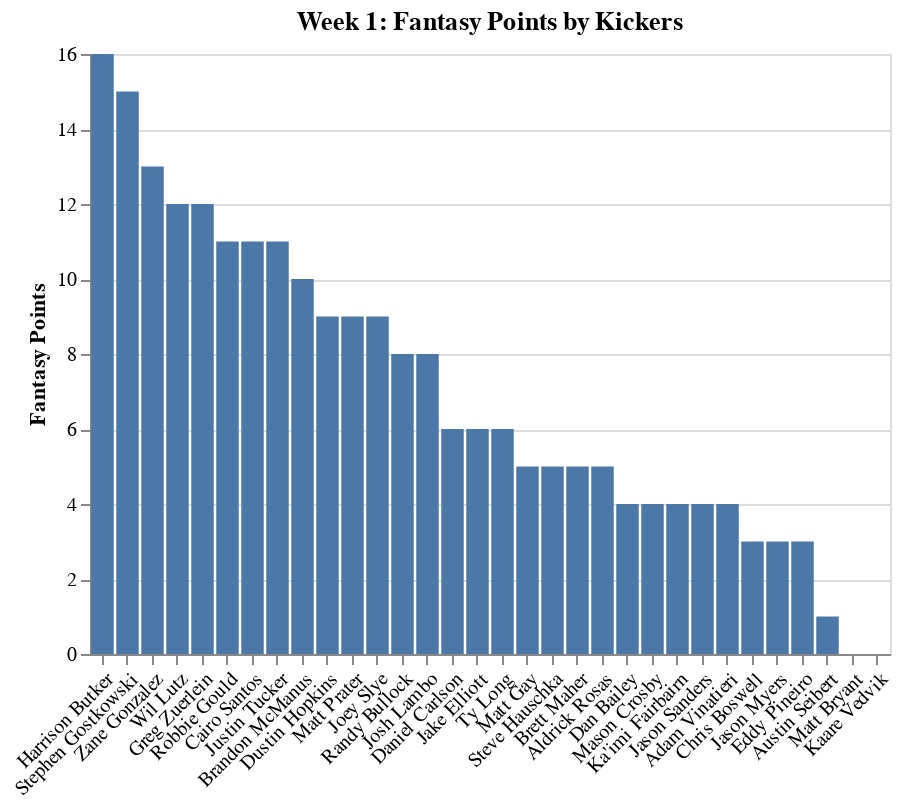

The code cell stored with this chart in its notebook:
### Code cell
chart

### Figure 1 — Vega-Lite specification as saved in the notebook (floating-point values rounded to 4 significant figures)
{"$schema": "https://vega.github.io/schema/vega-lite/v3.4.0.json", "config": {"background": "white", "mark": {"tooltip": null}, "view": {"height": 300, "width": 400}}, "data": {"name": "data-faf58ba32f28c0e6faaf4ec8e7a95306"}, "datasets": {"data-faf58ba32f28c0e6faaf4ec8e7a95306": [{"EPA": 4, "EPM": 4, "FGA": 4, "FGM": 4, "FGPercentage": "100.0%", "FantasyPoints": 16, "Player": "Harrison Butker", "Team": "KC"}, {"EPA": 3, "EPM": 3, "FGA": 4, "FGM": 4, "FGPercentage": "100.0%", "FantasyPoints": 15, "Player": "Stephen Gostkowski", "Team": "NE"}, {"EPA": 1, "EPM": 1, "FGA": 4, "FGM": 4, "FGPercentage": "100.0%", "FantasyPoints": 13, "Player": "Zane Gonzalez", "Team": "ARI"}, {"EPA": 3, "EPM": 3, "FGA": 4, "FGM": 3, "FGPercentage": "75.0%", "FantasyPoints": 12, "Player": "Wil Lutz", "Team": "NO"}, {"EPA": 3, "EPM": 3, "FGA": 4, "FGM": 3, "FGPercentage": "75.0%", "FantasyPoints": 12, "Player": "Greg Zuerlein", "Team": "LAR"}, {"EPA": 2, "EPM": 2, "FGA": 4, "FGM": 3, "FGPercentage": "75.0%", "FantasyPoints": 11, "Player": "Robbie Gould", "Team": "SF"}, {"EPA": 5, "EPM": 5, "FGA": 2, "FGM": 2, "FGPercentage": "100.0%", "FantasyPoints": 11, "Player": "Cairo Santos", "Team": "TEN"}, {"EPA": 8, "EPM": 8, "FGA": 1, "FGM": 1, "FGPercentage": "100.0%", "FantasyPoints": 11, "Player": "Justin Tucker", "Team": "BAL"}, {"EPA": 1, "EPM": 1, "FGA": 4, "FGM": 3, "FGPercentage": "75.0%", "FantasyPoints": 10, "Player": "Brandon McManus", "Team": "DEN"}, {"EPA": 3, "EPM": 3, "FGA": 2, "FGM": 2, "FGPercentage": "100.0%", "FantasyPoints": 9, "Player": "Dustin Hopkins", "Team": "WAS"}, {"EPA": 3, "EPM": 3, "FGA": 2, "FGM": 2, "FGPercentage": "100.0%", "FantasyPoints": 9, "Player": "Matt Prater", "Team": "DET"}, {"EPA": 3, "EPM": 3, "FGA": 3, "FGM": 2, "FGPercentage": "66.7%", "FantasyPoints": 9, "Player": "Joey Slye", "Team": "CAR"}, {"EPA": 2, "EPM": 2, "FGA": 3, "FGM": 2, "FGPercentage": "66.7%", "FantasyPoints": 8, "Player": "Randy Bullock", "Team": "CIN"}, {"EPA": 2, "EPM": 2, "FGA": 2, "FGM": 2, "FGPercentage": "100.0%", "FantasyPoints": 8, "Player": "Josh Lambo", "Team": "JAC"}, {"EPA": 3, "EPM": 3, "FGA": 1, "FGM": 1, "FGPercentage": "100.0%", "FantasyPoints": 6, "Player": "Daniel Carlson", "Team": "OAK"}, {"EPA": 3, "EPM": 3, "FGA": 1, "FGM": 1, "FGPercentage": "100.0%", "FantasyPoints": 6, "Player": "Jake Elliott", "Team": "PHI"}, {"EPA": 3, "EPM": 3, "FGA": 1, "FGM": 1, "FGPercentage": "100.0%", "FantasyPoints": 6, "Player": "Ty Long", "Team": "LAC"}, {"EPA": 2, "EPM": 2, "FGA": 1, "FGM": 1, "FGPercentage": "100.0%", "FantasyPoints": 5, "Player": "Matt Gay", "Team": "TB"}, {"EPA": 2, "EPM": 2, "FGA": 1, "FGM": 1, "FGPercentage": "100.0%", "FantasyPoints": 5, "Player": "Steve Hauschka", "Team": "BUF"}, {"EPA": 5, "EPM": 5, "FGA": 0, "FGM": 0, "FGPercentage": "0.0%", "FantasyPoints": 5, "Player": "Brett Maher", "Team": "DAL"}, {"EPA": 2, "EPM": 2, "FGA": 1, "FGM": 1, "FGPercentage": "100.0%", "FantasyPoints": 5, "Player": "Aldrick Rosas", "Team": "NYG"}, {"EPA": 4, "EPM": 4, "FGA": 0, "FGM": 0, "FGPercentage": "0.0%", "FantasyPoints": 4, "Player": "Dan Bailey", "Team": "MIN"}, {"EPA": 1, "EPM": 1, "FGA": 1, "FGM": 1, "FGPercentage": "100.0%", "FantasyPoints": 4, "Player": "Mason Crosby", "Team": "GB"}, {"EPA": 4, "EPM": 4, "FGA": 0, "FGM": 0, "FGPercentage": "0.0%", "FantasyPoints": 4, "Player": "Ka'imi Fairbairn", "Team": "HOU"}, {"EPA": 1, "EPM": 1, "FGA": 1, "FGM": 1, "FGPercentage": "100.0%", "FantasyPoints": 4, "Player": "Jason Sanders", "Team": "MIA"}, {"EPA": 2, "EPM": 1, "FGA": 3, "FGM": 1, "FGPercentage": "33.3%", "FantasyPoints": 4, "Player": "Adam Vinatieri", "Team": "IND"}, {"EPA": 0, "EPM": 0, "FGA": 1, "FGM": 1, "FGPercentage": "100.0%", "FantasyPoints": 3, "Player": "Chris Boswell", "Team": "PIT"}, {"EPA": 3, "EPM": 3, "FGA": 0, "FGM": 0, "FGPercentage": "0.0%", "FantasyPoints": 3, "Player": "Jason Myers", "Team": "SEA"}, {"EPA": 0, "EPM": 0, "FGA": 1, "FGM": 1, "FGPercentage": "100.0%", "FantasyPoints": 3, "Player": "Eddy Pineiro", "Team": "CHI"}, {"EPA": 2, "EPM": 1, "FGA": 0, "FGM": 0, "FGPercentage": "0.0%", "FantasyPoints": 1, "Player": "Austin Seibert", "Team": "CLE"}, {"EPA": 0, "EPM": 0, "FGA": 0, "FGM": 0, "FGPercentage": "0.0%", "FantasyPoints": 0, "Player": "Matt Bryant", "Team": "ATL"}, {"EPA": 1, "EPM": 0, "FGA": 1, "FGM": 0, "FGPercentage": "0.0%", "FantasyPoints": 0, "Player": "Kaare Vedvik", "Team": "NYJ"}]}, "encoding": {"x": {"axis": {"labelAngle": -45, "title": ""}, "field": "Player", "sort": {"field": "FantasyPoints", "op": "sum", "order": "descending"}, "type": "nominal"}, "y": {"axis": {"title": "Fantasy Points"}, "field": "FantasyPoints", "type": "quantitative"}}, "mark": "bar", "title": "Week 1: Fantasy Points by Kickers"}
